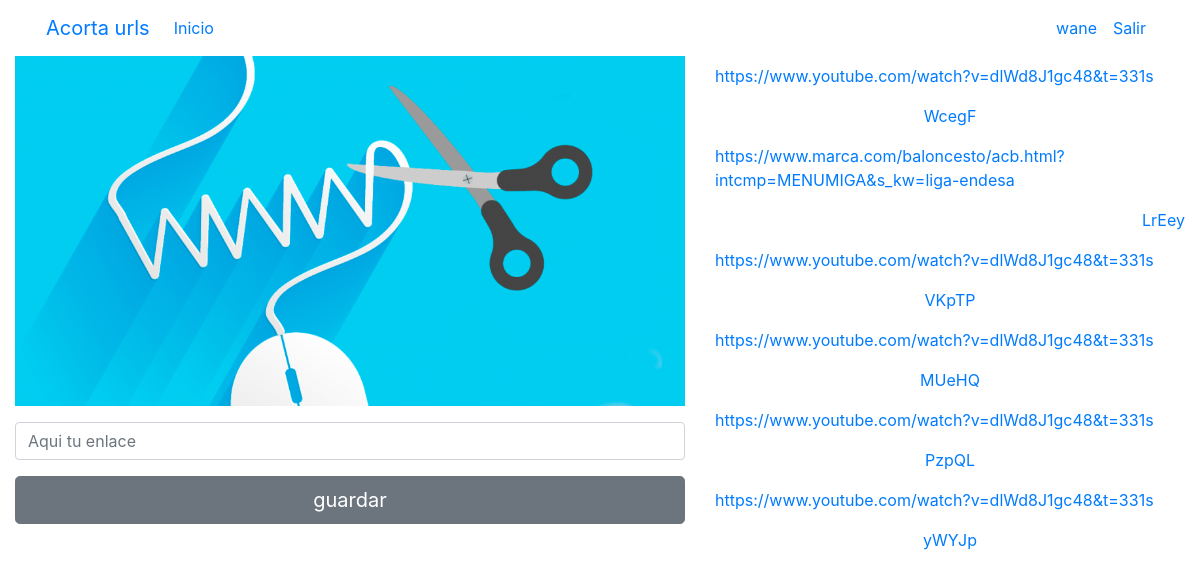
The app's page / (signed in), older data.
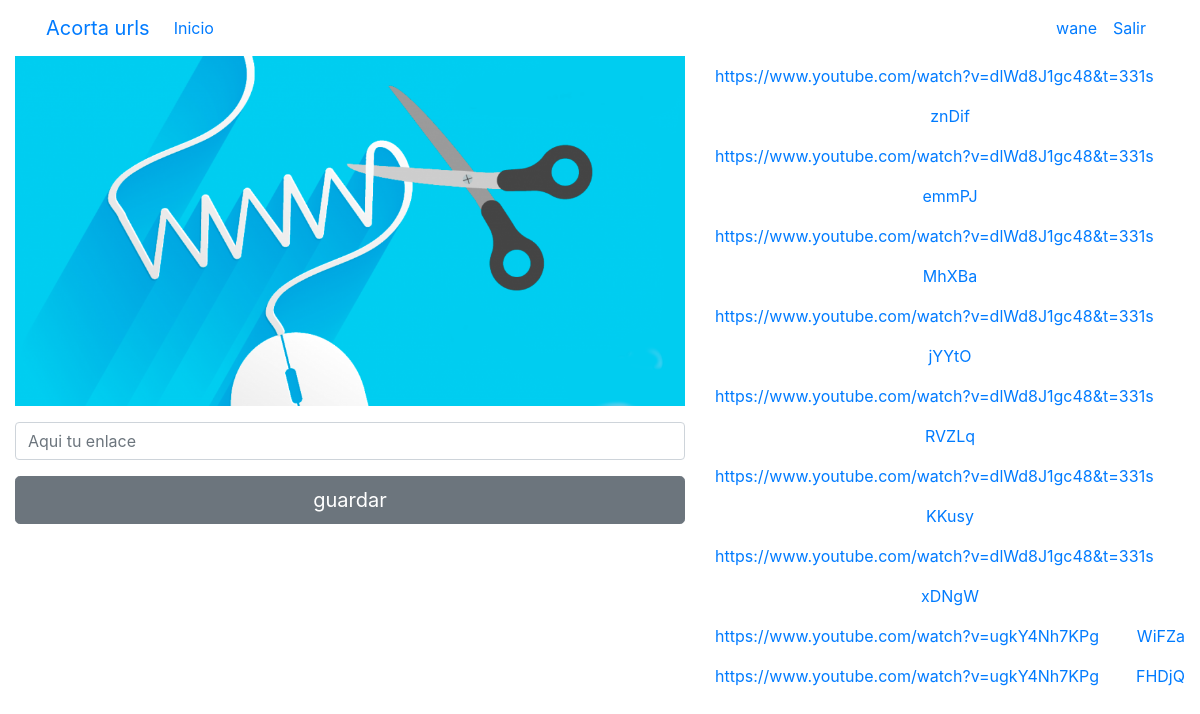
The same page, newer data.
### core/models.py (models this page shows, shortened)
class Link(models.Model):
    code = models.TextField(max_length=20, unique=True, verbose_name="codigo")
    url = models.URLField(null=False, blank=False)
    usuario = models.ForeignKey(User, verbose_name="Usuario", on_delete=models.CASCADE, null=True, blank=True)
    create = models.DateField(auto_now_add=True, verbose_name="Fecha de creacion")
    class Meta:
        verbose_name = "link"
        verbose_name_plural = "links"
        ordering = ["-create"]

### core/views.py (the view, shortened to what this page needs)
# urls.py: path('', views.HomeView, name="home_view"),
def HomeView(request):
    form = UrlForm(request.POST)
    code = ""
    link = ""
    if request.user.is_authenticated:
        link = Link.objects.filter(usuario=request.user)
    return render(request, 'core/home.html', {'form':form, 'code':code, 'link':link })

### core/forms.py
class UrlForm(forms.ModelForm):
    class Meta:
        model = Link
        fields = ['url']
        widgets = {
            'url': forms.URLInput(attrs={'class':'form-control mt-3', 'placeholder':'Aqui tu enlace',})
            }
    def __init__(self, *args, **kwargs):
        super().__init__(*args, **kwargs)
        for key in self.fields:
            self.fields[key].required = False

### core/templates/core/home.html (shortened to what this page needs)
<!doctype html>
<html lang="en">
  <head>
    {% load static %}
    <link rel="stylesheet" href="{% static 'core/css/bootstrap.min.css' %}">
  </head>
  <body>
    <div class="container-fluid">
      <nav class="navbar navbar-expand-lg">
        <div class="container">
        <a class="navbar-brand" href="{% url 'home_view' %}">Acorta urls</a>
        <div class="collapse navbar-collapse" id="ned">
          <ul class="navbar-nav mr-auto">
            <li class="nav-item">
              <a class="nav-link" href="{% url 'home_view' %}">Inicio</a>
            </li>
          </ul>
          <ul class="navbar-nav">
            {% if not request.user.is_authenticated %}
            <li class="nav-item">
              <a class="nav-link" href="{% url 'login' %}">Acceder</a>
            </li>
            <li class="nav-item">
              <a class="nav-link" href="{% url 'signup' %}">Registrarse</a>
            </li>
            {% else %}
          <li class="nav-item">
            <a class="nav-link" href="{% url 'profile' %}">{{request.user}}</a>
          </li>
            <li class="nav-item">
              <a class="nav-link" href="{% url 'logout' %}">Salir</a>
          </li>
            {% endif %}
          </ul>
        </div>
      </div>
      </nav>
      <div class="row">
        <div class="col">
          <img src="{% static 'core/img/corta_url.png' %}" class="img-fluid" width="999" height="400"  alt="Responsive image">
        <form method="post"> {% csrf_token %}
          {{form.as_p }}
          <button type="submit" class="btn btn-secondary btn-lg btn-block">guardar</button>
        </form>
        </div>
        <div class="col-5">
        {% for field in link reversed %}
        <ul class="navbar-nav" >
          <ul class="nav justify-content-center">
            <li class="nav-item">
              <a class="nav-link" href="{{field.url}}" target="_blank">{{field.url}}</a>
            </li>
            <li class="nav-item">
              <a class="nav-link" href="{{field.code}}" target="_blank">{{field.code}}</a>
            </li>
          </ul>
        </ul>
        {% endfor %}
        </div>
      </div>
      </div>
  </body>
</html>

Row changes from the older to the newer data that the page shows:
removed Link: url "https://www.youtube.com/watch?v=dlWd8J1gc48&t=331s", code "WcegF"
removed Link: url "https://www.marca.com/baloncesto/acb.html?intcmp=MENUMIGA&s_kw=liga-endesa", code "LrEey"
removed Link: url "https://www.youtube.com/watch?v=dlWd8J1gc48&t=331s", code "VKpTP"
removed Link: url "https://www.youtube.com/watch?v=dlWd8J1gc48&t=331s", code "MUeHQ"
removed Link: url "https://www.youtube.com/watch?v=dlWd8J1gc48&t=331s", code "PzpQL"
removed Link: url "https://www.youtube.com/watch?v=dlWd8J1gc48&t=331s", code "yWYJp"
added Link: url "https://www.youtube.com/watch?v=dlWd8J1gc48&t=331s", code "znDif"
added Link: url "https://www.youtube.com/watch?v=dlWd8J1gc48&t=331s", code "emmPJ"
added Link: url "https://www.youtube.com/watch?v=dlWd8J1gc48&t=331s", code "MhXBa"
added Link: url "https://www.youtube.com/watch?v=dlWd8J1gc48&t=331s", code "jYYtO"
added Link: url "https://www.youtube.com/watch?v=dlWd8J1gc48&t=331s", code "RVZLq"
added Link: url "https://www.youtube.com/watch?v=dlWd8J1gc48&t=331s", code "KKusy"
added Link: url "https://www.youtube.com/watch?v=dlWd8J1gc48&t=331s", code "xDNgW"
added Link: url "https://www.youtube.com/watch?v=ugkY4Nh7KPg", code "WiFZa"
added Link: url "https://www.youtube.com/watch?v=ugkY4Nh7KPg", code "FHDjQ"
